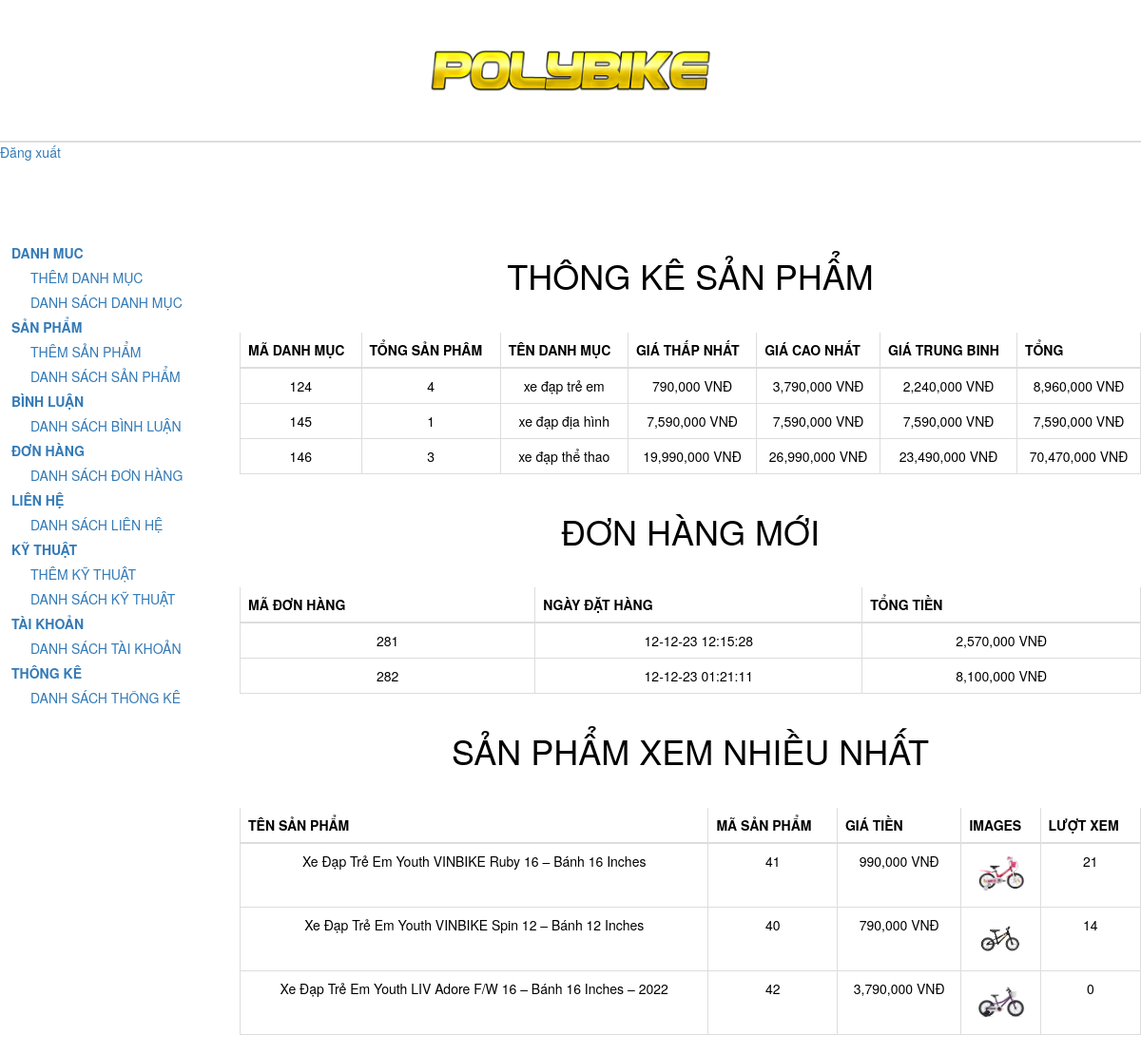
The page /admin/index.php?act=thongke on the database its author committed.
### tables this page shows
CREATE TABLE `loaixe` (
  `cartegory_id` int NOT NULL,
  `tendanhmuc` varchar(225) NOT NULL
);

CREATE TABLE `bill` (
  `id_bill` int NOT NULL,
  `bill_name` varchar(225) NOT NULL,
  `bill_address` varchar(225) NOT NULL,
  `tel` varchar(225) NOT NULL,
  `email` varchar(225) NOT NULL,
  `total` int NOT NULL,
  `pttt` varchar(224) NOT NULL,
  `ngaydathang` varchar(225) NOT NULL
);

CREATE TABLE `product` (
  `product_id` int NOT NULL,
  `product_name` varchar(225) NOT NULL,
  `product_gia` int NOT NULL,
  `images` varchar(225) NOT NULL,
  `product_mota` text NOT NULL,
  `soluong` int NOT NULL,
  `masp` int NOT NULL,
  `color` varchar(225) NOT NULL,
  `cartegory_id` int NOT NULL,
  `luotxem` int NOT NULL
);

### admin/database.php (called while the page is built, shortened)
<?php
class Database {
  public $host = DB_HOST;
  public $user = DB_USER;
  public $pass = DB_PASS;
  public $dbname = DB_NAME;
    public $link;
    public function connectDB(){
        $this->link = new mysqli($this->host,$this->user,$this->pass,$this->dbname);
    }
    public function select( $query ){
        $result = $this->link->query( $query ) or
        die($this->link->error.__LINE__);
        if($result->num_rows > 0){
            return $result;
        }else{
            return false;
        }
    }
}

### admin/class/product_class.php (called while the page is built, shortened)
<?php
 class product {
    private $db;
    public function __construct() {
        $this->db = new Database();
    }
    public function thongke(){
        $query = "SELECT loaixe.cartegory_id as madm,loaixe.tendanhmuc as tendm, count(product.product_id) as countsp, min(product.product_gia) as minprice, max(product.product_gia) as maxprice,avg(product.product_gia) as avg,sum(product.product_gia) as sum FROM product left join loaixe on loaixe.cartegory_id = product.cartegory_id GROUP BY loaixe.cartegory_id";
        $result = $this->db->select($query);
        return $result;
    }
 }
?>

### admin/class/donhang_class.php (called while the page is built, shortened)
<?php
class cart{
    private $db;
    public function __construct()
    {
        $this->db = new Database();
    }
    public function xemnhieu(){
        $query = "SELECT * FROM product  ORDER BY luotxem DESC LIMIT 3";
        $result = $this->db->select($query);
        return $result;
    }
}
class cartt{
    private $db;
    public function __construct()
    {
        $this->db = new Database();
    }
    public function donhangnew(){
        $query = "SELECT * FROM bill  ORDER BY ngaydathang DESC LIMIT 3";
        $result = $this->db->select($query);
        return $result;
    }
}
?>

### admin/thongke/listthongke.php (the view, shortened to what this page needs)
<div class="admin-content-right">
    <div class="admin-content-right-cartegory_list">
        <h1 class="h1">THÔNG KÊ SẢN PHẨM</h1>
        <div class="table-responsive">
            <table class="table">
                <thead class="thead-dark">
                    <tr>
                        <th>MÃ DANH MỤC</th>
                        <th>TỔNG SẢN PHÂM</th>
                        <th>TÊN DANH MỤC</th>
                        <th>GIÁ THẤP NHẤT</th>
                        <th>GIÁ CAO NHẤT</th>
                        <th>GIÁ TRUNG BINH</th>
                        <th>TỔNG</th>
                    </tr>
                    <?php
                    if($product) {
                        while($row = $product->fetch_assoc()) {
                            ?>
                            <td>
                                <?php echo $row['madm'] ?>
                            </td>
                            <td>
                                <?php echo $row['countsp'] ?>
                            </td>
                            <td>
                                <?php echo $row['tendm'] ?>
                            </td>
                            <td>
                                <?php echo number_format($row['minprice']) ?> VNĐ
                            </td>
                            <td>
                                <?php echo number_format($row['maxprice']) ?> VNĐ
                            </td>
                            <td>
                                <?php echo number_format($row['avg']) ?> VNĐ
                            </td>
                            <td>
                                <?php echo number_format($row['sum']) ?> VNĐ
                            </td>
                            <?php
                        }
                    }
                    ?>
                </thead>
            </table>
        </div>
    </div>
    <div class="admin-content-right-cartegory_list">
        <h1 class="h1">ĐƠN HÀNG MỚI</h1>
        <div class="table-responsive">
            <table class="table">
                <thead class="thead-dark">
                    <tr>
                        <th>MÃ ĐƠN HÀNG</th>
                        <th>NGÀY ĐẶT HÀNG</th>
                        <th>TỔNG TIỀN</th>
                    </tr>
                    <?php
                    if($cartt) {
                        while($row = $cartt->fetch_assoc()) {
                            ?>
                            <td>
                                <?php echo $row['id_bill'] ?>
                            </td>
                            <td>
                                <?php echo $row['ngaydathang'] ?>
                            </td>
                            <td>
                                <?php echo number_format($row['total']) ?> VNĐ
                            </td>
                            <?php
                        }
                    }
                    ?>
                </thead>
            </table>
        </div>
    </div>
    <div class="admin-content-right-cartegory_list">
        <h1 class="h1">SẢN PHẨM XEM NHIỀU NHẤT</h1>
        <div class="table-responsive">
            <table class="table">
                <thead class="thead-dark">
                    <tr>
                        <th>TÊN SẢN PHẨM</th>
                        <th>MÃ SẢN PHẨM</th>
                        <th>GIÁ TIỀN</th>
                        <th>IMAGES</th>
                        <th>LƯỢT XEM</th>
                    </tr>
                    <?php
                    if($cart) {
                        while($row = $cart->fetch_assoc()) {
                            ?>
                            <td>
                                <?php echo $row['product_name'] ?>
                            </td>
                            <td>
                                <?php echo $row['product_id'] ?>
                            </td>
                            <td>
                                <?php echo number_format($row['product_gia']) ?> VNĐ
                            </td>
                            <td><img src="../admin/upload/<?php echo $row['images'] ?>" width="50px"></td>
                            <td>
                                <?php echo $row['luotxem'] ?>
                            </td>
                            <?php
                        }
                    }
                    ?>
                </thead>
            </table>
        </div>
    </div>
</div>
</body>
</html>

### admin/stylee.css (style rules this page uses)
* { margin: 0; padding: 0; box-sizing: border-box; color: black; outline: none; }
.admin-content-right { width: 80%; padding: 30px 0 0 12px; }
.admin-content-right-cartegory_list table { width: 100%; text-align: center; margin-top: 20px; }
.admin-content-right-cartegory_list table tr th,td { border: 1px solid #ddd; }
table { border-collapse: collapse; }

### admin/thongke/listthongke.php (style rules this page uses)
.h1 { text-align: center; align-items: center; margin-bottom: 20px; }

### rows shown on the page
loaixe: cartegory_id "124", countsp "4", tendanhmuc "xe đạp trẻ em", minprice "790,000", maxprice "3,790,000", avg "2,240,000", sum "8,960,000"
loaixe: cartegory_id "145", countsp "1", tendanhmuc "xe đạp địa hình", minprice "7,590,000", maxprice "7,590,000", avg "7,590,000", sum "7,590,000"
loaixe: cartegory_id "146", countsp "3", tendanhmuc "xe đạp thể thao", minprice "19,990,000", maxprice "26,990,000", avg "23,490,000", sum "70,470,000"
bill: id_bill "281", ngaydathang "12-12-23 12:15:28", total "2,570,000"
bill: id_bill "282", ngaydathang "12-12-23 01:21:11", total "8,100,000"
product: product_name "Xe Đạp Trẻ Em Youth VINBIKE Ruby 16 – Bánh 16 Inches", product_id "41", product_gia "990,000", images (picture), luotxem "21"
product: product_name "Xe Đạp Trẻ Em Youth VINBIKE Spin 12 – Bánh 12 Inches", product_id "40", product_gia "790,000", images (picture), luotxem "14"
product: product_name "Xe Đạp Trẻ Em Youth LIV Adore F/W 16 – Bánh 16 Inches – 2022", product_id "42", product_gia "3,790,000", images (picture), luotxem "0"
